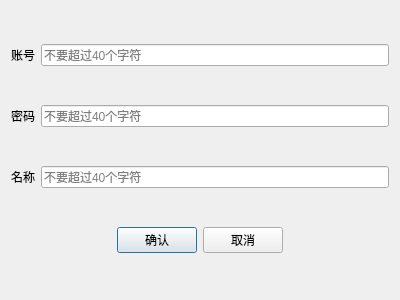
<?xml version="1.0" encoding="UTF-8"?>
<ui version="4.0">
 <class>MasterDlg</class>
 <widget class="QDialog" name="MasterDlg">
  <property name="geometry">
   <rect>
    <x>0</x>
    <y>0</y>
    <width>400</width>
    <height>300</height>
   </rect>
  </property>
  <property name="windowTitle">
   <string>Dialog</string>
  </property>
  <layout class="QVBoxLayout" name="verticalLayout">
   <item>
    <layout class="QHBoxLayout" name="horizontalLayout_2">
     <item>
      <widget class="QLabel" name="label">
       <property name="text">
        <string>账号</string>
       </property>
      </widget>
     </item>
     <item>
      <widget class="QLineEdit" name="master_id">
       <property name="placeholderText">
        <string>不要超过40个字符</string>
       </property>
      </widget>
     </item>
    </layout>
   </item>
   <item>
    <layout class="QHBoxLayout" name="horizontalLayout_3">
     <item>
      <widget class="QLabel" name="label_2">
       <property name="text">
        <string>密码</string>
       </property>
      </widget>
     </item>
     <item>
      <widget class="QLineEdit" name="master_psw">
       <property name="echoMode">
        <enum>QLineEdit::Password</enum>
       </property>
       <property name="placeholderText">
        <string>不要超过40个字符</string>
       </property>
      </widget>
     </item>
    </layout>
   </item>
   <item>
    <layout class="QHBoxLayout" name="horizontalLayout_4">
     <item>
      <widget class="QLabel" name="label_3">
       <property name="text">
        <string>名称</string>
       </property>
      </widget>
     </item>
     <item>
      <widget class="QLineEdit" name="master_name">
       <property name="placeholderText">
        <string>不要超过40个字符</string>
       </property>
      </widget>
     </item>
    </layout>
   </item>
   <item>
    <layout class="QHBoxLayout" name="horizontalLayout">
     <item>
      <spacer name="horizontalSpacer">
       <property name="orientation">
        <enum>Qt::Horizontal</enum>
       </property>
       <property name="sizeHint" stdset="0">
        <size>
         <width>40</width>
         <height>20</height>
        </size>
       </property>
      </spacer>
     </item>
     <item>
      <widget class="QPushButton" name="master_ok">
       <property name="text">
        <string>确认</string>
       </property>
      </widget>
     </item>
     <item>
      <widget class="QPushButton" name="master_cancel">
       <property name="text">
        <string>取消</string>
       </property>
      </widget>
     </item>
     <item>
      <spacer name="horizontalSpacer_2">
       <property name="orientation">
        <enum>Qt::Horizontal</enum>
       </property>
       <property name="sizeHint" stdset="0">
        <size>
         <width>40</width>
         <height>20</height>
        </size>
       </property>
      </spacer>
     </item>
    </layout>
   </item>
  </layout>
 </widget>
 <resources/>
 <connections/>
</ui>
